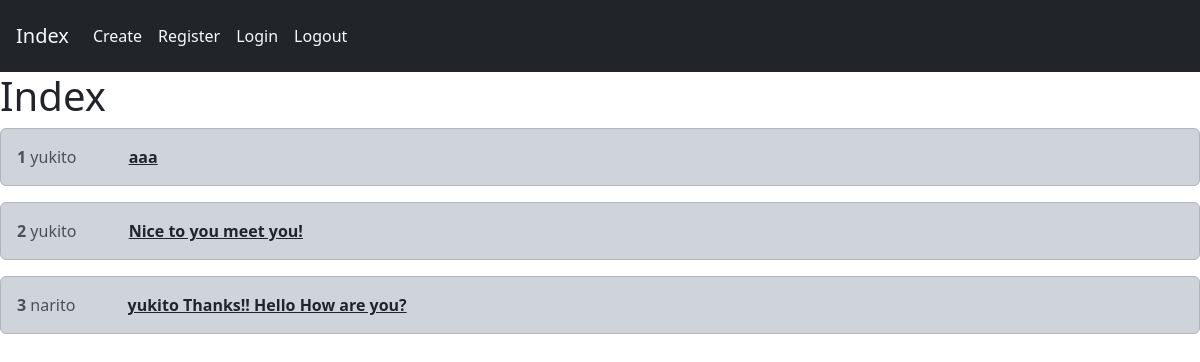
/, run on an earlier commit of the app's database.
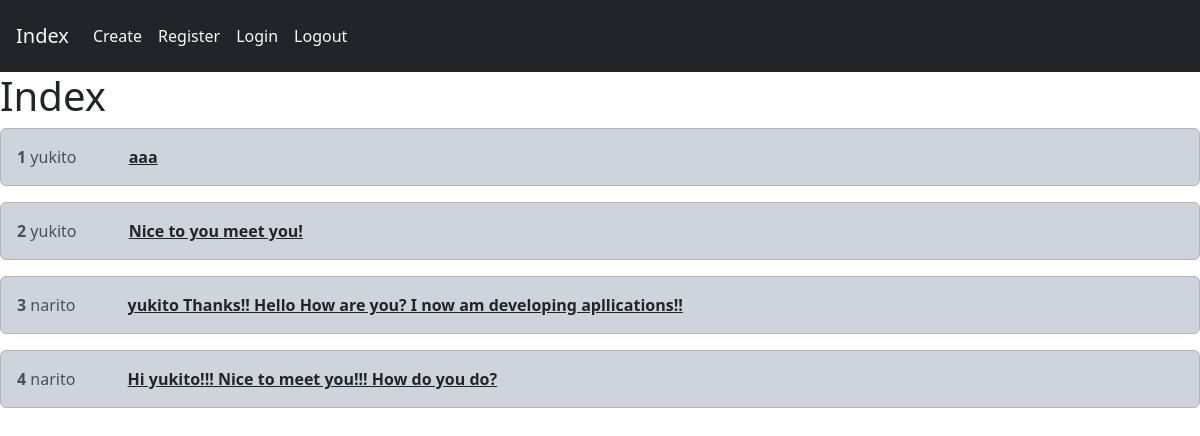
And on a later commit of the database.
### core/models.py (models this page shows, shortened)
class Post(models.Model):
    user=models.ForeignKey(User,on_delete=models.CASCADE)
    text=models.TextField(max_length=300)

### core/views.py (the view)
# urls.py: path('',views.index,name='index'),
def index(request):
    posts=Post.objects.all()
    context={
        'posts': posts,
    }
    return render(request,'core/index.html',context)

### templates/core/index.html
{% extends 'base.html' %}
{% block content %}
<h1>Index</h1>
{% for p in posts %}
<div class="alert alert-dark" role="alert">
    <strong>{{p.id}}</strong>
    {{p.user}}
    <strong>
        <a href="{% url 'detail' p.id %}" class="text-dark p-5">{{p.text}}</a>
    </strong>
</div>
{% endfor %}
{% endblock content %}

### templates/base.html (shortened to what this page needs)
<!DOCTYPE html>
<html lang="en">
<head>
    <link href="https://cdn.jsdelivr.net/npm/bootstrap@5.3.0/dist/css/bootstrap.min.css" rel="stylesheet">
</head>
<body>
    {% include 'navbar.html' %}
    {% block content %}
    {% endblock content %}
</body>
</html>

### templates/navbar.html (shortened to what this page needs)
<nav class="navbar navbar-expand-lg navbar-light bg-dark p-3">
    <a class="navbar-brand text-light" href="{% url 'index' %}">Index</a>
    <div class="collapse navbar-collapse" id="navbarTogglerDemo02">
      <ul class="navbar-nav mr-auto mt-2 mt-md-0">
        <li class="nav-item active">
          <a class="nav-link text-light" href="{% url 'create' %}">Create </span></a>
        </li>
        <li class="nav-item">
          <a class="nav-link text-light" href="{% url 'register' %}">Register</a>
        </li>
        <li class="nav-item">
          <a class="nav-link text-light" href="{% url 'login' %}">Login</a>
        </li>
        <li class="nav-item">
          <a class="nav-link text-light" href="{% url 'logout' %}">Logout</a>
        </li>
      </ul>
    </div>
  </nav>

What changed in the data, as far as the page shows it:
changed Post id 3: text "yukito Thanks!! Hello How are you?" → "yukito Thanks!! Hello How are you? I now am developing apllications!!"
added Post: id "4", user "narito", text "Hi yukito!!! Nice to meet you!!! How do you do?"
